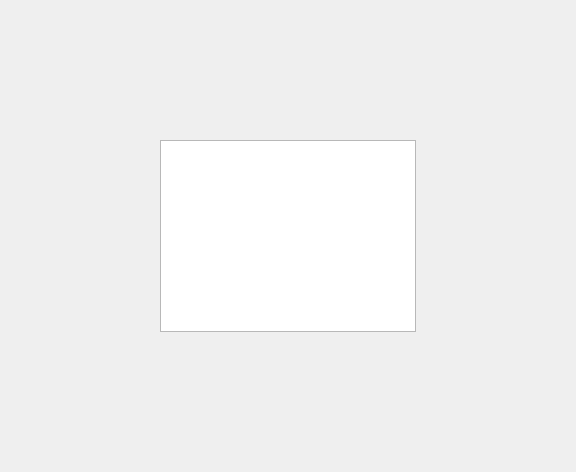
<?xml version="1.0" encoding="UTF-8"?>
<ui version="4.0">
 <class>MassOpSelectOperationPage</class>
 <widget class="QWizardPage" name="MassOpSelectOperationPage">
  <property name="geometry">
   <rect>
    <x>0</x>
    <y>0</y>
    <width>576</width>
    <height>472</height>
   </rect>
  </property>
  <property name="windowTitle">
   <string>Выбор действия</string>
  </property>
  <property name="title">
   <string>Выбор действия</string>
  </property>
  <layout class="QVBoxLayout" name="verticalLayout">
   <item>
    <spacer name="verticalSpacer">
     <property name="orientation">
      <enum>Qt::Vertical</enum>
     </property>
     <property name="sizeHint" stdset="0">
      <size>
       <width>20</width>
       <height>121</height>
      </size>
     </property>
    </spacer>
   </item>
   <item>
    <layout class="QHBoxLayout" name="horizontalLayout">
     <item>
      <spacer name="horizontalSpacer_2">
       <property name="orientation">
        <enum>Qt::Horizontal</enum>
       </property>
       <property name="sizeHint" stdset="0">
        <size>
         <width>40</width>
         <height>20</height>
        </size>
       </property>
      </spacer>
     </item>
     <item>
      <widget class="QListView" name="listView">
       <property name="editTriggers">
        <set>QAbstractItemView::NoEditTriggers</set>
       </property>
      </widget>
     </item>
     <item>
      <spacer name="horizontalSpacer">
       <property name="orientation">
        <enum>Qt::Horizontal</enum>
       </property>
       <property name="sizeHint" stdset="0">
        <size>
         <width>40</width>
         <height>20</height>
        </size>
       </property>
      </spacer>
     </item>
    </layout>
   </item>
   <item>
    <spacer name="verticalSpacer_2">
     <property name="orientation">
      <enum>Qt::Vertical</enum>
     </property>
     <property name="sizeHint" stdset="0">
      <size>
       <width>20</width>
       <height>121</height>
      </size>
     </property>
    </spacer>
   </item>
  </layout>
 </widget>
 <resources/>
 <connections/>
</ui>
